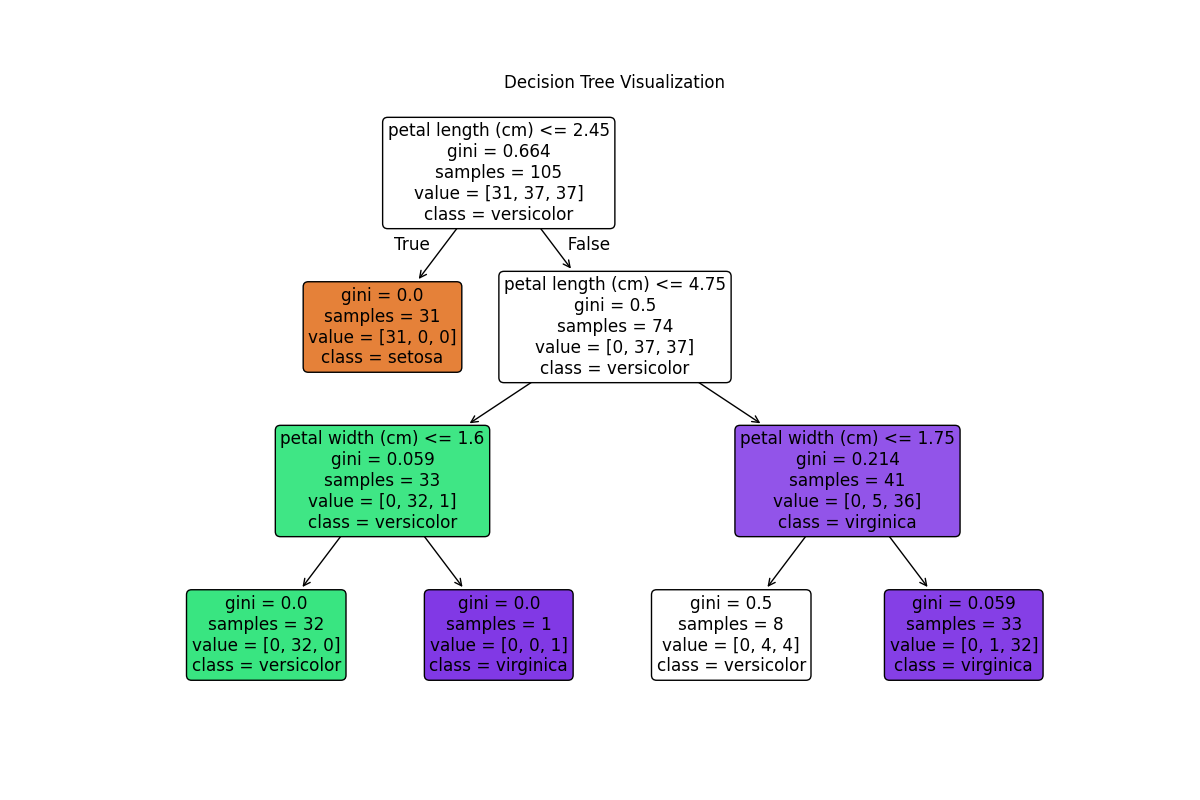

Here is the Python script that generated this plot:
# Import necessary libraries
from sklearn.datasets import load_iris
from sklearn.model_selection import train_test_split
from sklearn.tree import DecisionTreeClassifier, plot_tree
import matplotlib.pyplot as plt

# Load the Iris dataset
iris = load_iris()
X = iris.data  # Features
y = iris.target  # Target labels

# Split the dataset into training and testing sets
X_train, X_test, y_train, y_test = train_test_split(X, y, test_size=0.3, random_state=42)

# Initialize the Decision Tree Classifier
clf = DecisionTreeClassifier(max_depth=3, random_state=42)

# Train the model
clf.fit(X_train, y_train)

# Evaluate the model
accuracy = clf.score(X_test, y_test)
print(f"Model Accuracy: {accuracy * 100:.2f}%")

# Visualize the Decision Tree
plt.figure(figsize=(12, 8))
plot_tree(clf, filled=True, feature_names=iris.feature_names, class_names=iris.target_names, rounded=True)
plt.title("Decision Tree Visualization")

# Save the visualization as an image file
plt.savefig("decision_tree.png")
print("Decision Tree visualization saved as 'decision_tree.png'.")
